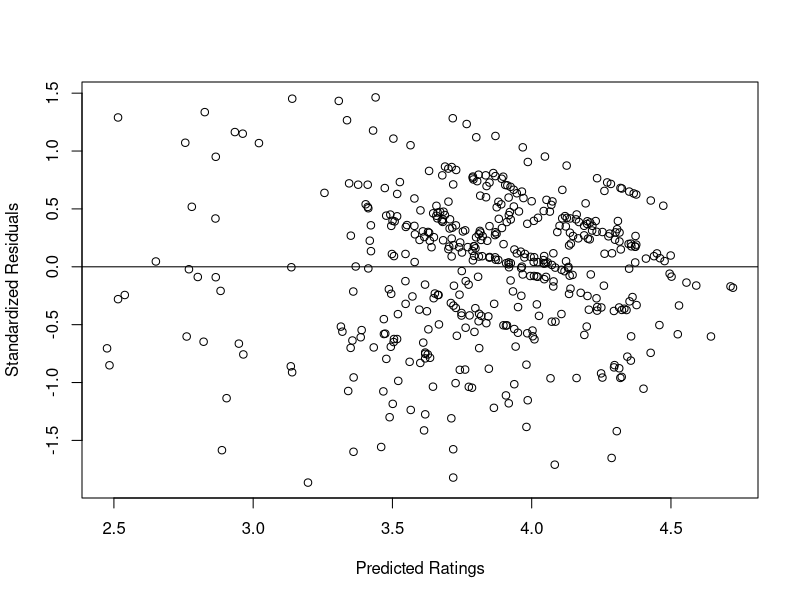
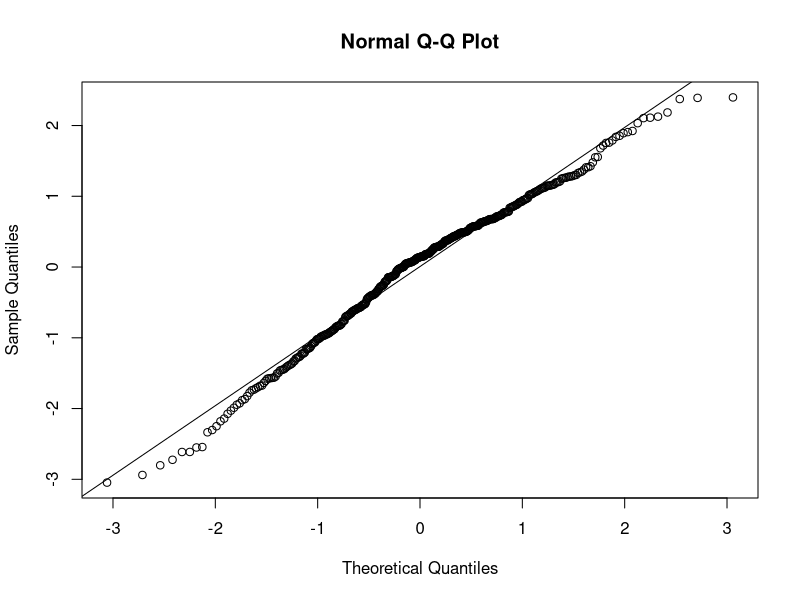

Write R code to recreate these figures, in order.
library(Metrics)
library(arm)
library(nnet)
library(MASS)
library(tidyverse)

rest=read.csv("Final_Business_0_1.csv")

rest2=read.csv("std_stars.csv")
data<-merge(rest,rest2,by="business_id")

data$DriveThru=as.factor(data$DriveThru)
data$RestaurantsDelivery=as.factor(data$RestaurantsDelivery)
data$Caters=as.factor(data$Caters)
data$Ambience_casual=as.factor(data$Ambience_casual)
data$OutdoorSeating=as.factor(data$OutdoorSeating)
data$Type=as.factor(data$Type)
data$RestaurantsTakeOut=as.factor(data$RestaurantsTakeOut)
data$RestaurantsReservations=as.factor(data$RestaurantsReservations)
str(data)



model=lm(std_stars.y ~ Type+Ambience_casual + Ambience_classy + WheelchairAccessible+ hours_per_week_y + HasTV + Caters 
         ,data=data)
summary(model)
anova(model)

rmse(rest$std_stars,predict(model))
plot(predict(model),resid(model),xlab="Predicted Ratings",ylab="Standardized Residuals")+abline(h=0)
#check for normality
qqnorm(rstandard(model))
qqline(rstandard(model))
